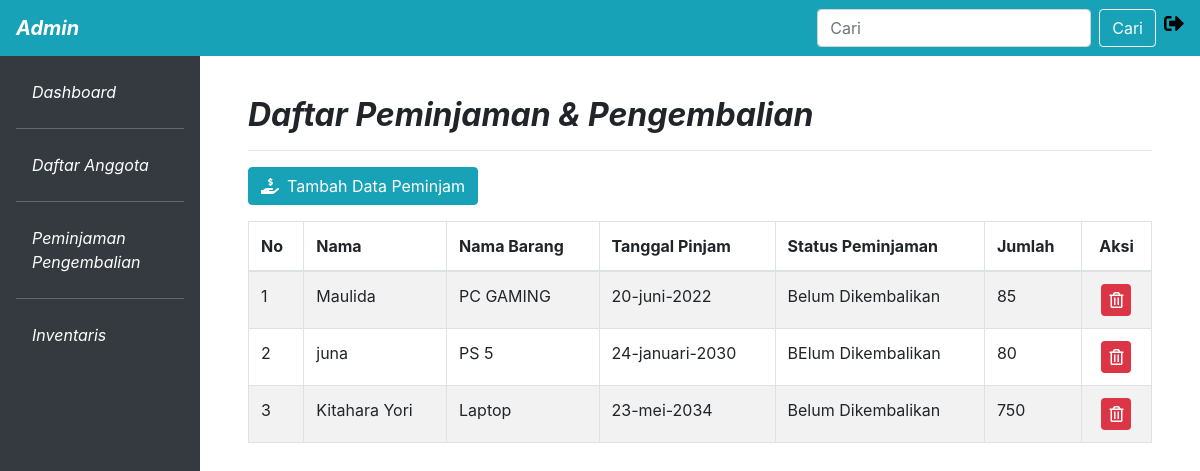
/admin/peminjaman.php (signed in), run on the app's committed database.
### tables this page shows
CREATE TABLE `peminjaman` (
  `id_peminjaman` int(10) NOT NULL,
  `tanggal_pinjam` varchar(100) NOT NULL,
  `tanggal_kembali` varchar(100) NOT NULL,
  `status_peminjaman` varchar(100) NOT NULL,
  `id_pegawai` int(10) NOT NULL,
  `id_inventaris` int(10) NOT NULL,
  `jumlah` varchar(100) NOT NULL
);

CREATE TABLE `pegawai` (
  `id_pegawai` int(10) NOT NULL,
  `nama_pegawai` varchar(100) NOT NULL,
  `nip` varchar(10) NOT NULL,
  `alamat` varchar(100) NOT NULL
);

CREATE TABLE `inventaris` (
  `id_inventaris` int(10) NOT NULL,
  `nama` varchar(100) NOT NULL,
  `kondisi` varchar(100) NOT NULL,
  `Keterangan` varchar(100) NOT NULL,
  `jumlah` int(10) NOT NULL,
  `id_jenis` int(10) NOT NULL,
  `tanggal_register` varchar(100) NOT NULL,
  `id_ruang` int(10) NOT NULL,
  `kode_inventaris` varchar(10) NOT NULL,
  `id_petugas` int(10) NOT NULL
);

### admin/peminjaman.php (the view, shortened to what this page needs)
<!doctype html>
<html lang="en">
  <head>
    <link rel="stylesheet" href="../assets/css/bootstrap.min.css">
    <link rel="stylesheet" type="text/css" href="../assets/css/admin.css">
    <link rel="stylesheet" type="text/css" href="../assets/font/css/all.min.css">
  </head>
  <body>
    <nav class="navbar navbar-expand-lg navbar-dark bg-info fixed-top">
  <a class="navbar-brand" href="#"><b><i>Admin</i></b></a>
    <form class="form-inline my-2 my-lg-0 ml-auto">
      <input class="form-control mr-sm-2" type="search" placeholder="Cari" aria-label="Search">
      <button class="btn btn-outline-light my-2 my-sm-0" type="submit">Cari</button>
    </form>
<div class="icon ml-2">
    <h5>
        <a href="../logout.php" class="fas fa-sign-out-alt" style="color: black;"s data-toggle="tooltip" title="Keluar"></a>
    </h5>
</div>
</nav>
<div class="row no-gutters mt-5" style="height: 850px;">
    <div class="col-md-2 bg-dark mt-2 pr-3 pt-3">
        <ul class="nav flex-column ml-3 mb-5">
  <li class="nav-item">
    <a class="nav-link active text-white" href="dashboard.php"><i>Dashboard</i></a> <hr class="bg-secondary">
  </li>
  <li class="nav-item">
    <a class="nav-link text-white" href="anggota.php"><i>Daftar Anggota</i></a> <hr class="bg-secondary">
  </li>
  <li class="nav-item">
    <a class="nav-link text-white" href="peminjaman.php"><i>Peminjaman Pengembalian</i></a> <hr class="bg-secondary">
  </li>
  <li class="nav-item">
    <a class="nav-link text-white" href="inventaris.php"><i>Inventaris</i></a>
  </li>
</ul>
    </div>
    <div class="col-md-10 pt-5 p-5">
        <h2><i><b>Daftar Peminjaman & Pengembalian</b></i></h2><hr>
        <a href="tambah_peminjaman.php" class="btn btn-info mb-3"><i class="fas fa-hand-holding-usd mr-2"></i>Tambah Data Peminjam</a>
        <table class="table table-striped table-bordered">
  <thead>
    <tr>
      <th scope="col">No</th>
      <th scope="col">Nama</th>
      <th scope="col">Nama Barang</th>
      <th scope="col">Tanggal Pinjam</th>
      <th scope="col">Status Peminjaman</th>
      <th scope="col">Jumlah</th>
      <th colspan="5" scope="col" class="text-center">Aksi</th>
    </tr>
  </thead>
  <tbody>
   <?php
    include '../koneksi.php';
    $no = 1;
  $query = "SELECT * FROM peminjaman
            INNER JOIN pegawai ON peminjaman.id_pegawai = pegawai.id_pegawai
            INNER JOIN inventaris ON peminjaman.id_inventaris = inventaris.id_inventaris
            ";
  $sql = mysqli_query($kon, $query) or die (mysqli_error($kon));
  while ($data = mysqli_fetch_array($sql)){
      ?>
      <tr>
        <td scope="row"><?php echo $no++; ?></td>
        <td><?php echo $data['nama_pegawai']; ?></td>
        <td><?php echo $data['nama']; ?></td>
        <td><?php echo $data['tanggal_pinjam']; ?></td>
        <td><?php echo $data['status_peminjaman']; ?></td>
        <td><?php echo $data['jumlah']; ?></td>
      <td class="text-center"><a href="hapus_peminjaman.php?id=<?= $data['id_peminjaman']; ?>" class="far fa-trash-alt bg-danger p-2 text-white rounded" data-toggle="tooltip" title="Hapus"></a></td>
      </tr>
      <?php
    }
    ?>
  </tbody>
</table>
    </div>
</div>
  </body>
</html>

### data on the page
peminjaman: id_pegawai.nama_pegawai "Maulida", id_inventaris.nama "PC GAMING", tanggal_pinjam "20-juni-2022", status_peminjaman "Belum Dikembalikan", id_inventaris.jumlah "85"
peminjaman: id_pegawai.nama_pegawai "juna", id_inventaris.nama "PS 5", tanggal_pinjam "24-januari-2030", status_peminjaman "BElum Dikembalikan", id_inventaris.jumlah "80"
peminjaman: id_pegawai.nama_pegawai "Kitahara Yori", id_inventaris.nama "Laptop", tanggal_pinjam "23-mei-2034", status_peminjaman "Belum Dikembalikan", id_inventaris.jumlah "750"
